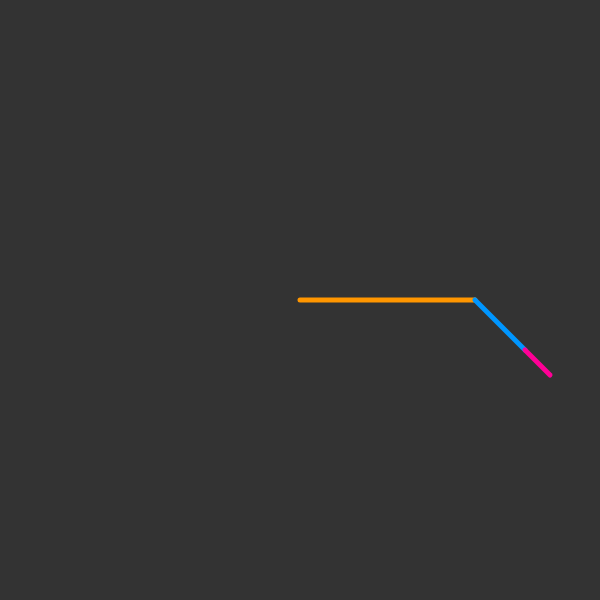
Frame 1 (no input)
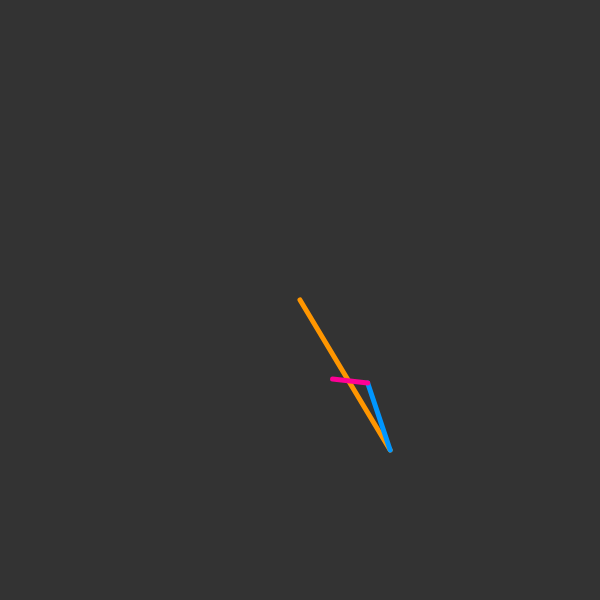
Frame 60 (no input)
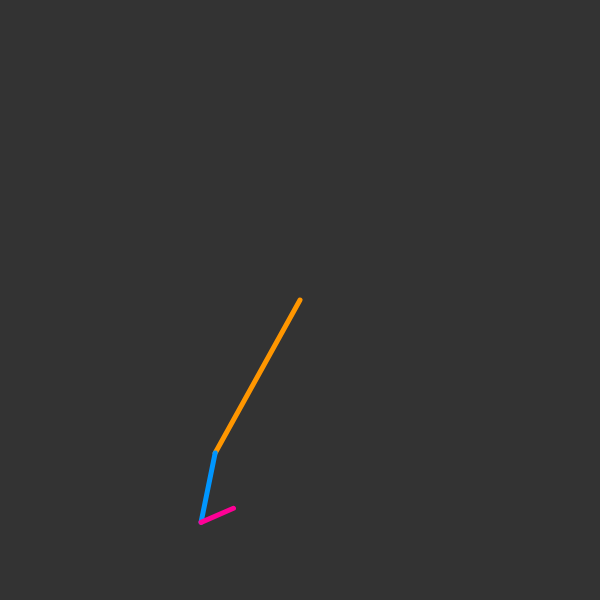
Frame 120 (the mouse pressed at the canvas centre since frame 60)

The p5.js sketch that drew these frames (run headless with seeded random() and noise() and a simulated clock; from frame 60 on, the mouse is pressed at the canvas centre):

// p5.js sketch
// ── sketch.js
var w = 600;
var h = 600;

function setup() {
    createCanvas(w,h);
}


var x = 175;
var y = 0;
var a = 0;
function draw() {
    background(51);
    angleMode(DEGREES);
    translate(w/2,h/2);
    rotate(a);
    stroke(255,150,0);
    strokeWeight(5);
    line(0,0,x,y);
    push();
    translate(x,y);
    stroke(0,150,255);
    rotate(2.5*a);
    line(0,0,50,50);

    push();
    translate(50,50);
    stroke(255,0,150);
    rotate(5*a);
    line(0,0,25,25);
    pop();

    pop();

    a = a + 1;
    
}
